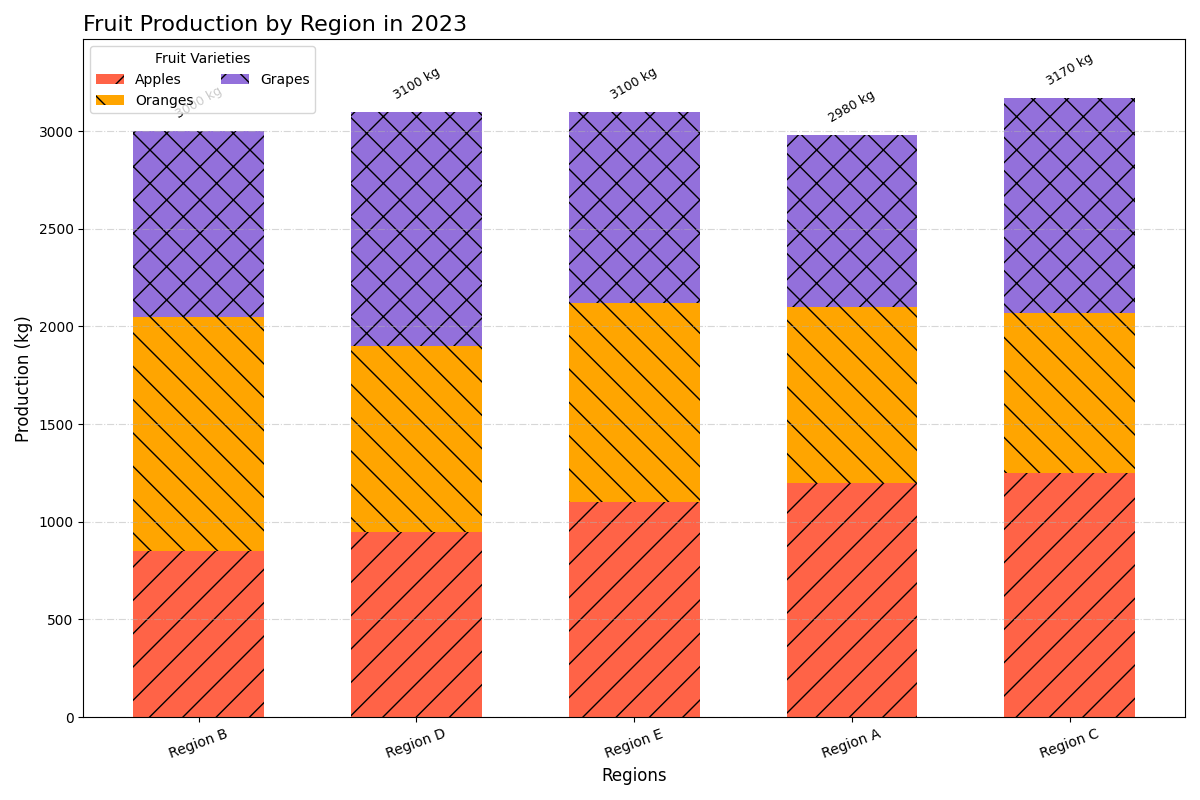

Source code (Python):
import matplotlib.pyplot as plt
import numpy as np

regions = ['Region B', 'Region D', 'Region E', 'Region A', 'Region C']
apples = [850, 950, 1100, 1200, 1250]
oranges = [1200, 950, 1020, 900, 820]
grapes = [950, 1200, 980, 880, 1100]
total_production = np.array(apples) + np.array(oranges) + np.array(grapes)

fig, ax = plt.subplots(figsize=(12, 8))

bar_width = 0.6

ax.bar(regions, apples, label='Apples', color='#FF6347', width=bar_width, hatch='/')
ax.bar(regions, oranges, bottom=apples, label='Oranges', color='#FFA500', width=bar_width, hatch='\\')
ax.bar(regions, grapes, bottom=np.array(apples) + np.array(oranges), label='Grapes', color='#9370DB', width=bar_width, hatch='x')

ax.set_title("Fruit Production by Region in 2023", fontsize=16, loc='left')
ax.set_xlabel("Regions", fontsize=12)
ax.set_ylabel("Production (kg)", fontsize=12)
ax.set_ylim(0, max(total_production) + 300)

ax.legend(title="Fruit Varieties", loc='upper left', ncol=2)

ax.grid(axis='y', linestyle='-.', alpha=0.5)

for idx, (region, total) in enumerate(zip(regions, total_production)):
    ax.text(idx, total + 50, f"{total} kg", ha='center', va='bottom', fontsize=9, fontweight='regular', rotation=30)

plt.xticks(rotation=20, ha='center')

plt.tight_layout()

plt.show()
